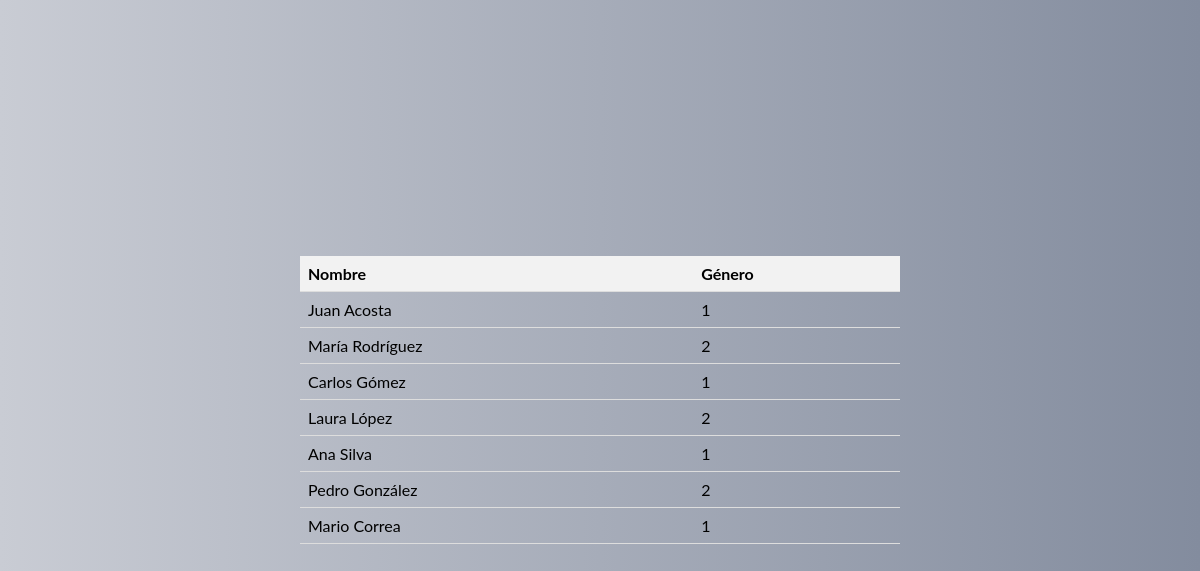
The app's page /read.php with its own data.
### tables this page shows
CREATE TABLE `personas` (
  `id` int(11) NOT NULL,
  `genero_id` int(11) NOT NULL,
  `identificacion` varchar(10) NOT NULL,
  `nombre` varchar(100) NOT NULL,
  `email` varchar(100) NOT NULL,
  `fecha_nac` date NOT NULL,
  `observaciones` text DEFAULT NULL
);

CREATE TABLE `genero` (
  `id` int(11) NOT NULL,
  `nombre` varchar(50) NOT NULL
);

### read.php (the view, shortened to what this page needs)
<!DOCTYPE html>
<html>
<head>
    <link rel="stylesheet" href="style.css">
    <?php
    require_once 'conexion.php';
    $sql = "SELECT p.nombre, g.nombre AS genero
            FROM personas p
            INNER JOIN genero g ON p.genero_id = g.id";
    $result = $conexion->query($sql);
    if ($result->num_rows > 0) {
        echo "<table><tr><th>Nombre</th><th>Género</th></tr>";
        while ($row = $result->fetch_assoc()) {
            echo "<tr><td>".$row["nombre"]."</td><td>".$row["genero"]."</td></tr>";
        }
        echo "</table>";
    } else {
        echo "No se encontraron personas";
    }
    ?>
</body>
</html>

### style.css (style rules this page uses)
* { font-family: 'Lato', sans-serif; box-sizing: border-box; }

### read.php (style rules this page uses)
table { border-collapse: collapse; width: 50%; margin-left: auto; margin-right: auto; }
th, td { padding: 8px; text-align: left; border-bottom: 1px solid #ddd; }
th { background-color: #f2f2f2; }

### records on screen
personas: nombre "Juan Acosta", genero.nombre "1"
personas: nombre "María Rodríguez", genero.nombre "2"
personas: nombre "Carlos Gómez", genero.nombre "1"
personas: nombre "Laura López", genero.nombre "2"
personas: nombre "Ana Silva", genero.nombre "1"
personas: nombre "Pedro González", genero.nombre "2"
personas: nombre "Mario Correa", genero.nombre "1"
